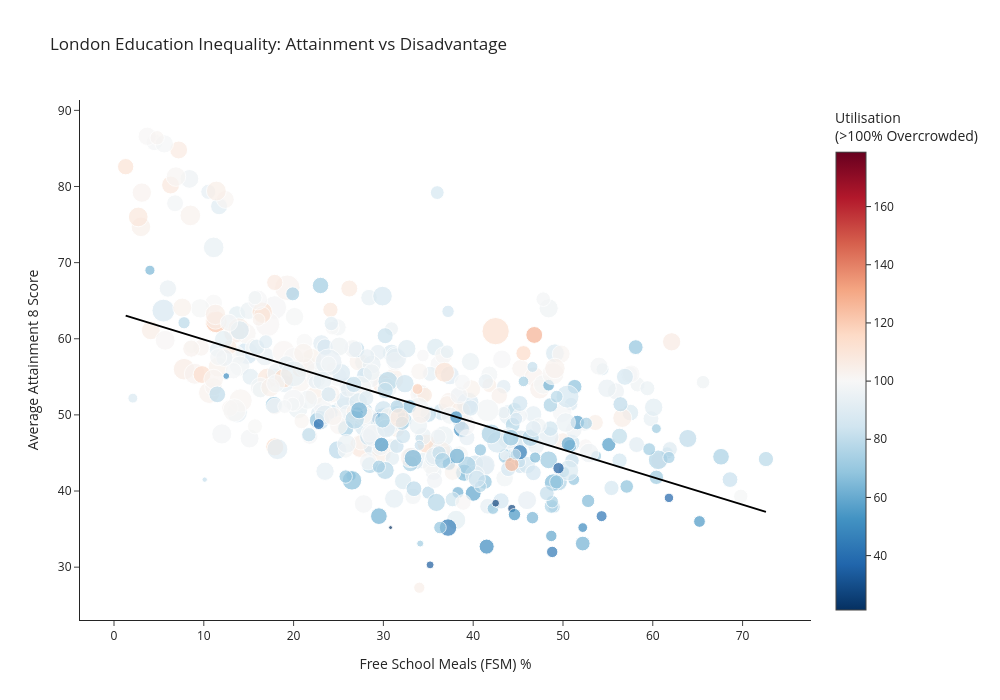

This figure's notebook cell:
### Markdown cell above
## 1. Bivariate Analysis: Attainment vs. Deprivation

### Code cell
# create an interaction scatter plot

fig = px.scatter(
    plot_df,
    x="percentage_fsm",
    y="ks4_attainment8",
    size="number_of_pupils",          
    color="scap_utilisation_pct",     
    color_continuous_scale="RdBu_r",  
    color_continuous_midpoint=100,    
    hover_name="establishment_name",  
    hover_data={
        "la_name": True,
        "percentage_fsm": ":.1f",
        "ks4_attainment8": ":.1f",
        "scap_utilisation_pct": ":.1f",
        "number_of_pupils": True
    },
    title="London Education Inequality: Attainment vs Disadvantage",
    labels={
        "percentage_fsm": "Free School Meals (FSM) %",
        "ks4_attainment8": "Average Attainment 8 Score",
        "scap_utilisation_pct": "School Utilisation Rate (%)",
        "number_of_pupils": "Total Pupils"
    },
    trendline="ols",                  
    trendline_color_override="black"  
)

fig.update_layout(
    template="simple_white",
    height=700,
    width=1000,
    coloraxis_colorbar=dict(title="Utilisation<br>(>100% Overcrowded)")
)

fig.show()

### Figure 1 — Plotly figure (JSON) as saved in the notebook; plotly's stock layout.template omitted (floating-point values rounded to 4 significant figures; data arrays with more than 128 entries replaced by an {"elided": "..."} marker saying what was removed)
{"data": [{"customdata": {"elided": "478x3 mixed values"}, "hovertemplate": "<b>%{hovertext}</b><br><br>Free School Meals (FSM) %=%{x:.1f}<br>Average Attainment 8 Score=%{y:.1f}<br>Total Pupils=%{customdata[2]}<br>la_name=%{customdata[0]}<br>School Utilisation Rate (%)=%{marker.color:.1f}<extra></extra>", "hovertext": {"elided": "478 str values"}, "legendgroup": "", "marker": {"color": {"elided": "478 float values"}, "coloraxis": "coloraxis", "size": {"elided": "478 float values"}, "sizemode": "area", "sizeref": 7.822, "symbol": "circle"}, "mode": "markers", "name": "", "orientation": "v", "showlegend": false, "type": "scatter", "x": {"elided": "478 float values"}, "xaxis": "x", "y": {"elided": "478 float values"}, "yaxis": "y"}, {"hovertemplate": "<b>OLS trendline</b><br>ks4_attainment8 = -0.361575 * percentage_fsm + 63.5126<br>R<sup>2</sup>=0.322604<br><br>Free School Meals (FSM) %=%{x:.1f}<br>Average Attainment 8 Score=%{y:.1f} <b>(trend)</b><extra></extra>", "legendgroup": "", "line": {"color": "black"}, "marker": {"symbol": "circle"}, "mode": "lines", "name": "", "showlegend": false, "type": "scatter", "x": {"elided": "478 float values"}, "xaxis": "x", "y": {"elided": "478 float values"}, "yaxis": "y"}], "layout": {"coloraxis": {"cmid": 100, "colorbar": {"title": {"text": "Utilisation<br>(>100% Overcrowded)"}}, "colorscale": [[0, "rgb(5,48,97)"], [0.1, "rgb(33,102,172)"], [0.2, "rgb(67,147,195)"], [0.3, "rgb(146,197,222)"], [0.4, "rgb(209,229,240)"], [0.5, "rgb(247,247,247)"], [0.6, "rgb(253,219,199)"], [0.7, "rgb(244,165,130)"], [0.8, "rgb(214,96,77)"], [0.9, "rgb(178,24,43)"], [1, "rgb(103,0,31)"]]}, "height": 700, "legend": {"itemsizing": "constant", "tracegroupgap": 0}, "title": {"text": "London Education Inequality: Attainment vs Disadvantage"}, "width": 1000, "xaxis": {"anchor": "y", "domain": [0, 1], "title": {"text": "Free School Meals (FSM) %"}}, "yaxis": {"anchor": "x", "domain": [0, 1], "title": {"text": "Average Attainment 8 Score"}}}}
